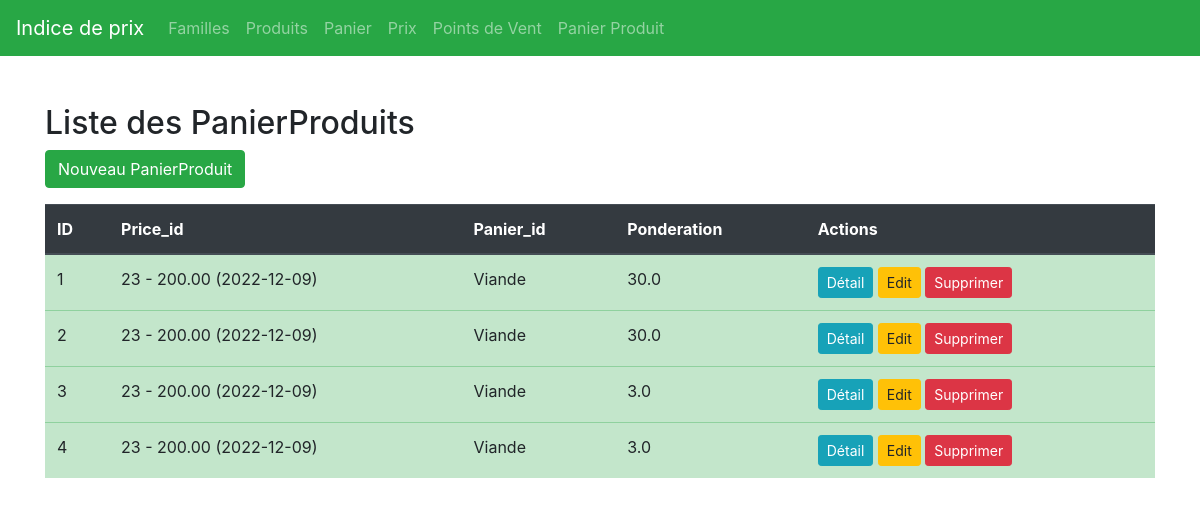
/panierproduits/, run on the app's committed database.
### app_22240/models.py (models this page shows, shortened)
class PanierProduit(models.Model):
    id = models.AutoField(primary_key=True)
    price = models.ForeignKey(Prix, on_delete=models.CASCADE)
    panier = models.ForeignKey(Panier, on_delete=models.CASCADE)
    ponderation = models.FloatField()

class Prix(models.Model):
    code = models.CharField(max_length=50,default=0)
    valeur = models.DecimalField(max_digits=10, decimal_places=2)
    date = models.DateField()
    def __str__(self):
        return f"{self.code} - {self.valeur} ({self.date})"

class Panier(models.Model):
    id = models.AutoField(primary_key=True)
    label = models.CharField(max_length=255)
    code = models.CharField(max_length=255,default=0)
    description = models.TextField()

### app_22240/views.py (the view)
# urls.py: path('panierproduits/', views.PanierProduitList.as_view(), name='panierproduit_list'),
class PanierProduitList(ListView):
    model = PanierProduit

### app_22240/templates/app_22240/panierproduit_list.html
{% extends 'base.html' %}
{% block content %}
  <div class="container mt-5">
    <h2>Liste des PanierProduits</h2>
    <a href="{% url 'panierproduit_create' %}" class="btn btn-success mb-3">Nouveau PanierProduit</a>
    <table class="table  table-success">
      <thead class="thead-dark">
        <tr>
          <th scope="col">ID</th>
          <th scope="col">Price_id</th>
          <th scope="col">Panier_id</th>
          <th scope="col">Ponderation</th>
          <th scope="col">Actions</th>
        </tr>
      </thead>
      <tbody>
        {% for panierproduit in panierproduit_list %}
          <tr>
            <td>{{ panierproduit.id }}</td>
            <td>{{ panierproduit.price }}</td>
            <td>{{ panierproduit.panier.label }}</td>
            <td>{{ panierproduit.ponderation }}</td>
            <td>
              <a href="{% url 'panierproduit_detail' panierproduit.pk %}" class="btn btn-info btn-sm">Détail</a>
              <a href="{% url 'panierproduit_update' panierproduit.pk %}" class="btn btn-warning btn-sm">Edit</a>
              <a href="{% url 'panierproduit_delete' panierproduit.pk %}" class="btn btn-danger btn-sm" onclick="return confirm('Êtes-vous sûr de vouloir supprimer ce PanierProduit ?')">Supprimer</a>
            </td>
          </tr>
        {% endfor %}
      </tbody>
    </table>
  </div>
{% endblock %}

### app_22240/templates/base.html (shortened to what this page needs)
<!DOCTYPE html>
<html lang="en">
<head>
    <link rel="stylesheet" href="https://stackpath.bootstrapcdn.com/bootstrap/4.3.1/css/bootstrap.min.css">
</head>
<body>
    <nav  class="navbar navbar-expand-lg navbar-dark bg-success">
        <a class="navbar-brand" href="#">Indice de prix</a>
        <div class="collapse navbar-collapse" id="navbarNav">
            <ul class="navbar-nav">
                <li class="nav-item">
                    <a class="nav-link" href="{% url 'famille_list' %}">Familles</a>
                </li>
                <li class="nav-item">
                    <a class="nav-link" href="{% url 'produit_list' %}">Produits</a>
                </li>
                <li class="nav-item">
                    <a class="nav-link" href="{% url 'panier_list' %}">Panier</a>
                </li>
                <li class="nav-item">
                    <a class="nav-link" href="{% url 'prix_list' %}">Prix</a>
                </li>
                <li class="nav-item">
                    <a class="nav-link" href="{% url 'pointdevent_list' %}">Points de Vent</a>
                </li>
                <li class="nav-item">
                    <a class="nav-link" href="{% url 'panierproduit_list' %}">Panier Produit</a>
                </li>
            </ul>
        </div>
    </nav>
    <div id="content">
        {% block content %}{% endblock %}
    </div>
</body>
</html>

### data on the page
PanierProduit: id "1", price "23 - 200.00 (2022-12-09)", panier.label "Viande", ponderation "30.0"
PanierProduit: id "2", price "23 - 200.00 (2022-12-09)", panier.label "Viande", ponderation "30.0"
PanierProduit: id "3", price "23 - 200.00 (2022-12-09)", panier.label "Viande", ponderation "3.0"
PanierProduit: id "4", price "23 - 200.00 (2022-12-09)", panier.label "Viande", ponderation "3.0"
